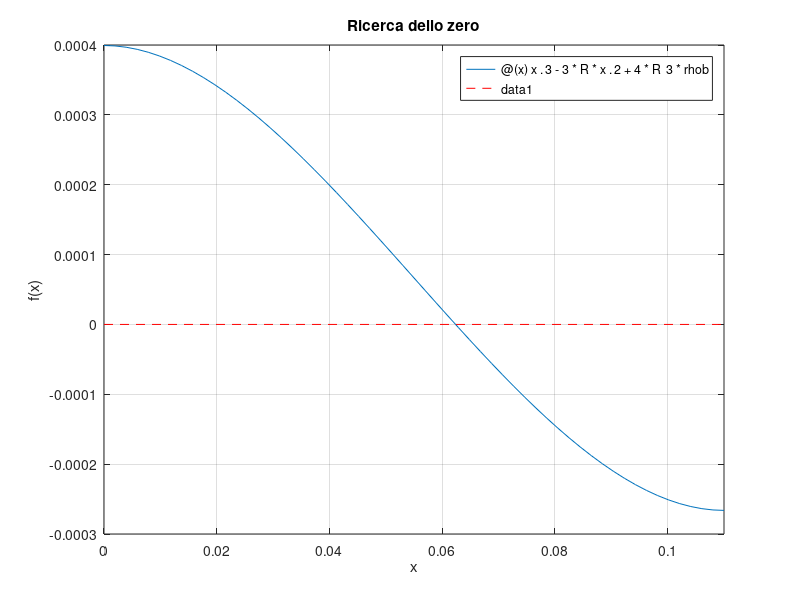

Reproduce this figure in MATLAB. (Note: this script raises an error after producing the figure.)
clear;
clc;

% Parametri e funzione
R = 0.055;
rhob = 0.6;

f = @(x) x.^3 - 3*R*x.^2 + 4*R^3*rhob;

% Grafico
figure(1);
clf;

fplot(f, [0, 2*R]);
hold on;
plot([0, 2*R], [0, 0], 'r--');
grid on;
xlabel('x');
ylabel('f(x)');
title('Ricerca dello zero');

% Bisezione
a = 0;
b = 2*R;
tol = 1e-12;
kmax = 50;

[z_bis,k_bis,res_bis] = bisezione(f,a,b,tol,kmax);

fprintf('Bisezione\n');
fprintf('Radice: %.16f\n', z_bis);
fprintf('Dimezzamenti: %d\n', k_bis);
fprintf('Residuo: %.16e\n', res_bis);

plot(z_bis,res_bis,'ko','MarkerFaceColor','k');
hold off;

% Newton
df = @(x) 3*x.^2 - 6*R*x;

x0 = 0.01;
tol = 1e-8;
kmax = 30;

[z_new,k_new,res_new,ERR_new] = newton(f,df,x0,tol,kmax);

fprintf('\nNewton con x0 = %.3f\n', x0);
fprintf('Radice: %.16f\n', z_new);
fprintf('Iterazioni: %d\n', k_new);
fprintf('Residuo: %.16e\n', res_new);
fprintf('Differenza dalla bisezione: %.16e\n', abs(z_new-z_bis));

disp('Incrementi:');
disp(ERR_new);

% Secante
x0 = 0.01;
x1 = 0.02;
tol = 1e-8;
kmax = 30;

[z_sec,k_sec,res_sec] = secanti(f,x0,x1,tol,kmax);

fprintf('\nSecante con x0 = %.3f e x1 = %.3f\n', x0, x1);
fprintf('Radice: %.16f\n', z_sec);
fprintf('Iterazioni: %d\n', k_sec);
fprintf('Residuo: %.16e\n', res_sec);
fprintf('Differenza dalla bisezione: %.16e\n', abs(z_sec-z_bis));

%% Confronto grafico finale

% Colori
colBis = [0.10 0.35 0.75];
colNew = [0.85 0.25 0.15];
colSec = [0.10 0.60 0.35];

fig = figure(2);
clf(fig);
set(fig, 'Color', 'w', 'Position', [100 100 1250 520]);

tiledlayout(1, 2, 'TileSpacing', 'compact', 'Padding', 'compact');

%% Pannello 1: vista generale
nexttile;
hold on;

% Intervallo abbastanza ampio da includere tutti i risultati
xmin = min([a, z_bis, z_new, z_sec]) - 0.01;
xmax = max([b, z_bis, z_new, z_sec]) + 0.015;

xx = linspace(xmin, xmax, 1500);
yy = f(xx);

% Margini verticali
margine = 0.12 * (max(yy) - min(yy));
limY = [min(yy)-margine, max(yy)+margine];

% Evidenzio l'intervallo assegnato
patch([a b b a], ...
      [limY(1) limY(1) limY(2) limY(2)], ...
      [0.88 0.93 1.00], ...
      'EdgeColor', 'none', ...
      'FaceAlpha', 0.65, ...
      'HandleVisibility', 'off');

plot(xx, yy, 'Color', [0.20 0.20 0.25], ...
    'LineWidth', 1.8, ...
    'DisplayName', 'f(x)');

yline(0, '--', 'Color', [0.45 0.45 0.45], ...
    'HandleVisibility', 'off');

xline(a, ':', 'Color', colBis, 'HandleVisibility', 'off');
xline(b, ':', 'Color', colBis, 'HandleVisibility', 'off');

% Radici approssimate
plot(z_bis, 0, 'o', ...
    'Color', colBis, 'MarkerFaceColor', colBis, ...
    'MarkerSize', 11, 'LineWidth', 1.5, ...
    'DisplayName', sprintf('Bisezione: %d passi', k_bis));

plot(z_sec, 0, 's', ...
    'Color', colSec, 'MarkerFaceColor', 'none', ...
    'MarkerSize', 16, 'LineWidth', 2, ...
    'DisplayName', sprintf('Secanti: %d passi', k_sec));

plot(z_new, 0, 'd', ...
    'Color', colNew, 'MarkerFaceColor', colNew, ...
    'MarkerSize', 10, 'LineWidth', 1.5, ...
    'DisplayName', sprintf('Newton: %d passi', k_new));

text((a+b)/2, limY(2)-0.05*diff(limY), ...
    'Intervallo assegnato', ...
    'HorizontalAlignment', 'center', ...
    'Color', colBis, 'FontSize', 10);

xlim([xmin xmax]);
ylim(limY);
xlabel('x');
ylabel('f(x)');
title('Confronto dei tre metodi');
legend('Location', 'southwest');
grid on;
box on;
set(gca, 'FontSize', 11, 'Layer', 'top');
hold off;

%% Pannello 2: dettaglio nell'intervallo assegnato
nexttile;
hold on;

xx = linspace(a, b, 1000);

plot(xx, f(xx), ...
    'Color', [0.20 0.20 0.25], ...
    'LineWidth', 1.8, ...
    'HandleVisibility', 'off');

yline(0, '--', 'Color', [0.45 0.45 0.45], ...
    'HandleVisibility', 'off');

plot(z_bis, 0, 'o', ...
    'Color', colBis, 'MarkerFaceColor', colBis, ...
    'MarkerSize', 11, 'LineWidth', 1.5, ...
    'DisplayName', 'Bisezione');

plot(z_sec, 0, 's', ...
    'Color', colSec, 'MarkerFaceColor', 'none', ...
    'MarkerSize', 16, 'LineWidth', 2, ...
    'DisplayName', 'Secanti');

% Riepilogo dei risultati
riepilogo = sprintf([ ...
    'Bisezione: %.12f\n' ...
    'Secanti:   %.12f\n' ...
    'Differenza: %.3e\n\n' ...
    'Newton: %.12f\n' ...
    '(fuori dall''intervallo)'], ...
    z_bis, z_sec, abs(z_sec-z_bis), z_new);

text(0.05, 0.95, riepilogo, ...
    'Units', 'normalized', ...
    'VerticalAlignment', 'top', ...
    'FontName', 'Consolas', ...
    'FontSize', 10, ...
    'BackgroundColor', 'w', ...
    'EdgeColor', [0.80 0.80 0.80], ...
    'Margin', 8);

xlim([a b]);
xlabel('x');
ylabel('f(x)');
title('Dettaglio: bisezione e secanti coincidono graficamente');
legend('Location', 'southwest');
grid on;
box on;
set(gca, 'FontSize', 11);
hold off;

sgtitle('Equazione della boa — confronto delle radici trovate', ...
    'FontSize', 16, 'FontWeight', 'bold');
